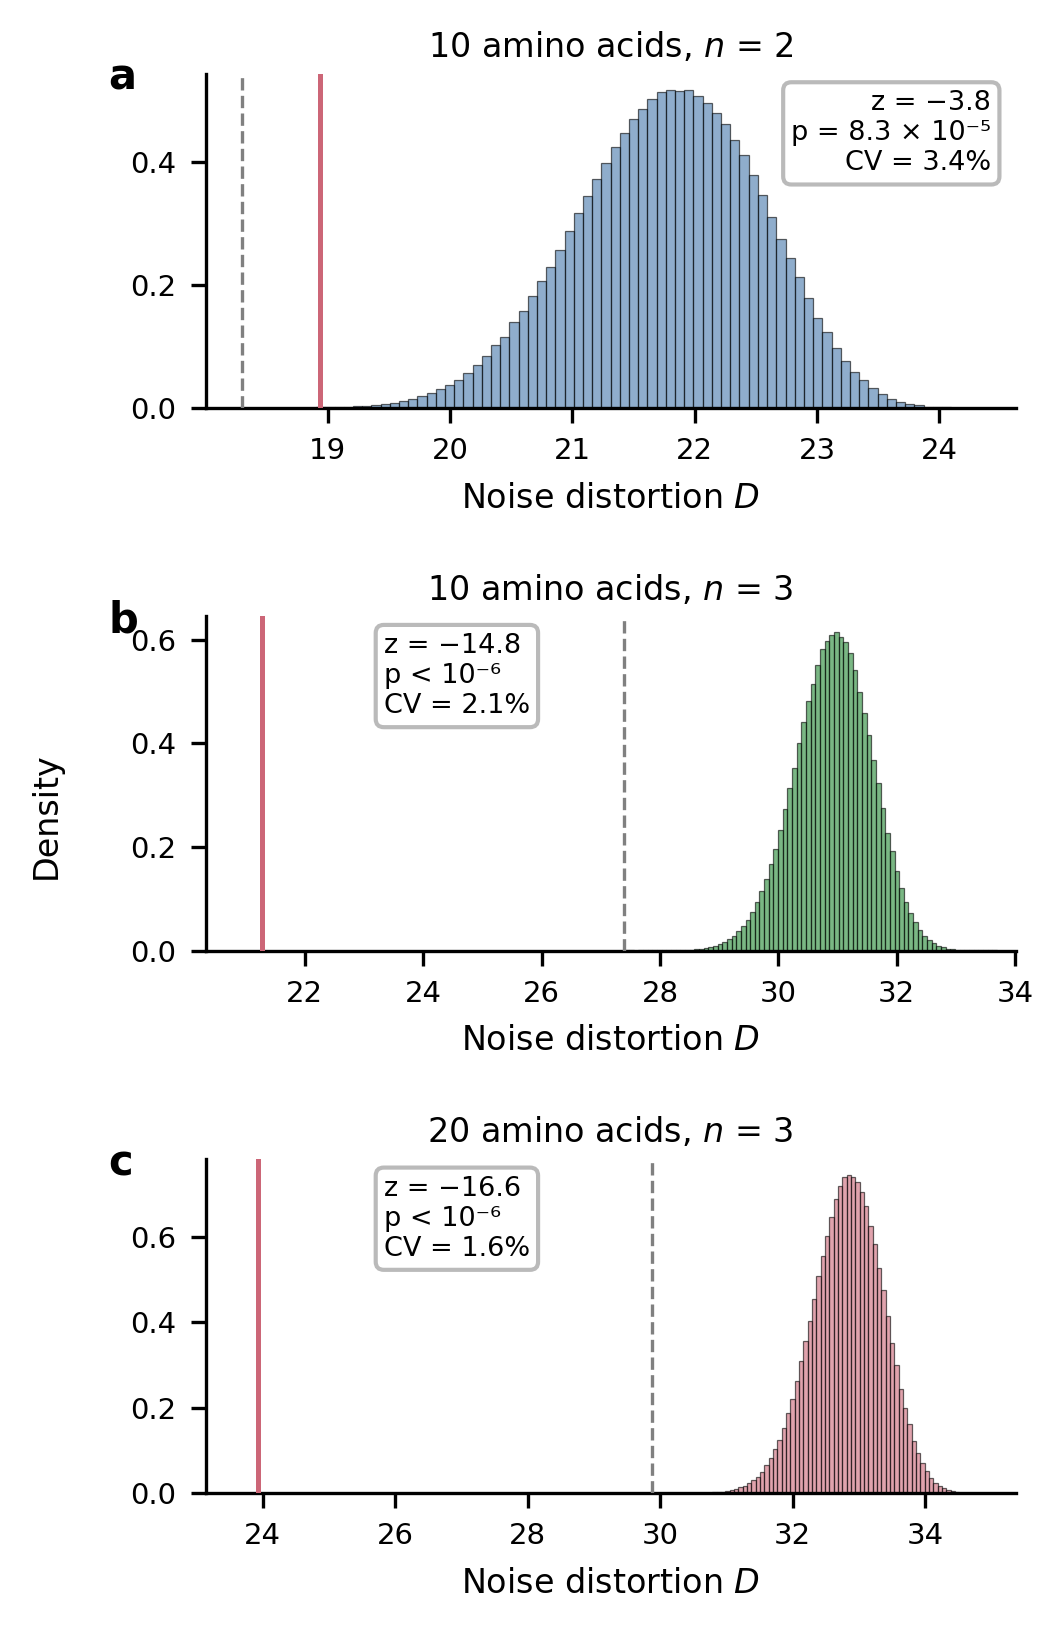

The Python source for this figure:
"""
Figure S1: null-distribution histograms for three conditions (D metric).

Panels:
  a) 10 amino acids, n=2 (doublet) — SGC inside null tail
  b) 10 amino acids, n=3 (triplet) — SGC far below null
  c) 20 amino acids, n=3 (triplet) — SGC far below null

Reads:
  results/null_A_doublet_10aa.npy   (col 0 = D, col 1 = E)
  results/null_B_triplet_20aa.npy
  results/null_C_triplet_10aa.npy
  results/sgc_baselines.json

Saves:
  figures/figS1_raw_distributions.pdf
  figures/figS1_raw_distributions.png  (300 dpi)
"""

import numpy as np
import json
import matplotlib
matplotlib.use("Agg")
import matplotlib.pyplot as plt
from pathlib import Path

# ── paths ──────────────────────────────────────────────────────────────
root = Path(__file__).resolve().parent.parent
res  = root / "results"
out  = root / "figures"

# ── load data ──────────────────────────────────────────────────────────
null_A = np.load(res / "null_A_doublet_10aa.npy")[:, 0]   # D values
null_B = np.load(res / "null_B_triplet_20aa.npy")[:, 0]
null_C = np.load(res / "null_C_triplet_10aa.npy")[:, 0]

with open(res / "sgc_baselines.json") as f:
    bl = json.load(f)

sgc_A = bl["A"]["D"]   # 18.94
sgc_B = bl["B"]["D"]   # 23.92
sgc_C = bl["C"]["D"]   # 21.27

# ── Paul Tol palette ──────────────────────────────────────────────────
BLUE  = "#4477AA"
RED   = "#CC6677"
GREEN = "#228833"

# ── global font settings ──────────────────────────────────────────────
plt.rcParams.update({
    "font.family":    "sans-serif",
    "font.size":      8,
    "axes.labelsize": 8,
    "xtick.labelsize": 7,
    "ytick.labelsize": 7,
})

# ── figure ─────────────────────────────────────────────────────────────
fig, axes = plt.subplots(3, 1, figsize=(3.5, 5.5))

# ── panel configuration ───────────────────────────────────────────────
# (data, sgc_val, color, title, label_letter, stats_text)
panels = [
    (null_A, sgc_A, BLUE,
     "10 amino acids, $n$ = 2",
     "a",
     "z = \u22123.8\np = 8.3 \u00d7 10\u207b\u2075\nCV = 3.4%"),
    (null_C, sgc_C, GREEN,
     "10 amino acids, $n$ = 3",
     "b",
     "z = \u221214.8\np < 10\u207b\u2076\nCV = 2.1%"),
    (null_B, sgc_B, RED,
     "20 amino acids, $n$ = 3",
     "c",
     "z = \u221216.6\np < 10\u207b\u2076\nCV = 1.6%"),
]

for ax, (data, sgc, color, title, letter, stats) in zip(axes, panels):

    # -- determine x range --
    # show full null distribution + SGC line with breathing room
    null_lo, null_hi = data.min(), data.max()
    span = null_hi - null_lo

    if sgc < null_lo:
        # sgc is below the null — pad left of sgc and right of null
        x_lo = sgc - 0.15 * span
        x_hi = null_hi + 0.05 * span
    else:
        # sgc falls within the null (panel A)
        x_lo = min(sgc, null_lo) - 0.05 * span
        x_hi = null_hi + 0.05 * span

    # -- histogram --
    ax.hist(data, bins=80, density=True, range=(null_lo, null_hi),
            color=color, alpha=0.6, edgecolor="black", linewidth=0.3)

    # -- SGC baseline (solid red) --
    ax.axvline(sgc, color="#CC6677", linewidth=1.2, zorder=5)

    # -- null minimum (dashed grey) --
    ax.axvline(null_lo, color="grey", linewidth=0.8, linestyle="--", zorder=4)

    # -- x limits --
    ax.set_xlim(x_lo, x_hi)

    # -- stats text box --
    # place where the histogram isn't: if SGC is far below the null distribution
    # (panels b, c), the empty real estate is between the SGC line and the start
    # of the null distribution → anchor top-left, offset past the SGC vline.
    # if SGC is inside or near the null (panel a), the right tail is sparse →
    # keep top-right anchoring.
    if sgc < null_lo:
        box_x, box_ha = 0.22, "left"
    else:
        box_x, box_ha = 0.97, "right"
    ax.text(box_x, 0.95, stats, transform=ax.transAxes,
            fontsize=6.5, verticalalignment="top", horizontalalignment=box_ha,
            bbox=dict(boxstyle="round,pad=0.3", facecolor="white",
                      edgecolor="0.7", alpha=0.9))

    # -- panel label --
    ax.text(-0.12, 1.05, letter, transform=ax.transAxes,
            fontsize=10, fontweight="bold", va="top")

    # -- title --
    ax.set_title(title, fontsize=8, loc="center", pad=4)

    # -- axis labels --
    ax.set_xlabel("Noise distortion $D$", fontsize=8)

    # -- spines --
    ax.spines["top"].set_visible(False)
    ax.spines["right"].set_visible(False)

    # -- no gridlines --
    ax.grid(False)

# shared y-axis label on the left side of the figure
fig.text(0.01, 0.5, "Density", va="center", rotation="vertical", fontsize=8)

plt.tight_layout(rect=[0.05, 0, 1, 1], h_pad=1.5)

# ── save ───────────────────────────────────────────────────────────────
fig.savefig(out / "figS1_raw_distributions.pdf", bbox_inches="tight")
fig.savefig(out / "figS1_raw_distributions.png", dpi=300, bbox_inches="tight")
print("saved  figures/figS1_raw_distributions.pdf")
print("saved  figures/figS1_raw_distributions.png")
